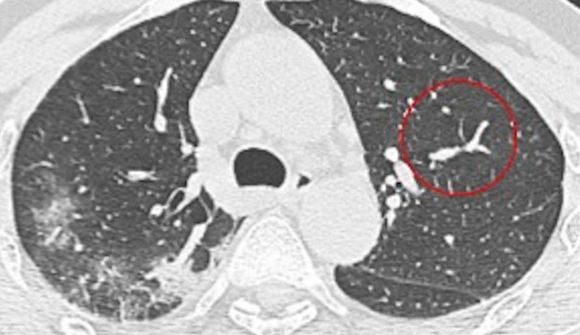
#> input picture Dataset/train/Covid/2019-novel-Coronavirus-severe-adult-respiratory-dist_2020_International-Jour-p3-89%0.png, 580 x 335 px, found by its file name; its folder holds only this picture in this run
$ jupyter execute --allow-errors CT_BOVW.ipynb   (shell and % lines are left out)
#> lines starting #> are read from the running program, lines starting #| are printed output that depends on the picture
<a href="https://colab.research.google.com/github/Ammzny/CT_COVID/blob/main/CT_BOVW.ipynb" target="_parent"></a>

[cell 1]
#!/usr/bin/env python

import cv2
import numpy as np
import os


# Get the training classes names and store them in a list
#Here we use folder names for class names

train_path = 'CT_COVID/Dataset/train'  # Folder Names are Parasitized and Uninfected
training_names = os.listdir(train_path)

# Get path to all images and save them in a list
# image_paths and the corresponding label in image_paths
image_paths = []
image_classes = []
class_id = 0

#To make it easy to list all file names in a directory let us define a function
#
def imglist(path):
    return [os.path.join(path, f) for f in os.listdir(path)]

#Fill the placeholder empty lists with image path, classes, and add class ID number
#

for training_name in training_names:
    dir = os.path.join(train_path, training_name)
    class_path = imglist(dir)
    image_paths+=class_path
    image_classes+=[class_id]*len(class_path)
    class_id+=1

# Create feature extraction and keypoint detector objects
    #SIFT is not available anymore in openCV
# Create List where all the descriptors will be stored
des_list = []

#BRISK is a good replacement to SIFT. ORB also works but didn;t work well for this example
brisk = cv2.BRISK_create(30)

for image_path in image_paths:
    im = cv2.imread(image_path)
#> im is the input picture: shape (335, 580, 3); mean B, G, R 161.5, 161.4, 162.4
    kpts, des = brisk.detectAndCompute(im, None)
#> kpts = 1398 keypoints; strongest (x, y, size): (448, 237, 29.3), (389, 84, 36), (484, 123, 26.4), (445, 109, 28.4)
    des_list.append((image_path, des))

# Stack all the descriptors vertically in a numpy array
descriptors = des_list[0][1]
for image_path, descriptor in des_list[1:]:
    descriptors = np.vstack((descriptors, descriptor))
#> this loop made 1 pass
#> image_path on pass 1: 'CT_COVID/Dataset/train/Noncovid/1%0.jpg'

#kmeans works only on float, so convert integers to float
descriptors_float = descriptors.astype(float)

# Perform k-means clustering and vector quantization
from scipy.cluster.vq import kmeans, vq

k = 200  #k means with 100 clusters gives lower accuracy for the aeroplane example
voc, variance = kmeans(descriptors_float, k, 1)
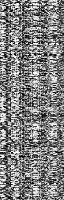
#> voc: shape (200, 64) float64; min 0, max 255, mean 128.3
#> variance = 528.1

# Calculate the histogram of features and represent them as vector
#vq Assigns codes from a code book to observations.
im_features = np.zeros((len(image_paths), k), "float32")
for i in range(len(image_paths)):
    words, distance = vq(des_list[i][1],voc)
    for w in words:
        im_features[i][w] += 1

# Perform Tf-Idf vectorization
nbr_occurences = np.sum( (im_features > 0) * 1, axis = 0)
#> nbr_occurences = 200 values, max 2 at index 1, min 1 at index 0, mean 1.42
idf = np.array(np.log((1.0*len(image_paths)+1) / (1.0*nbr_occurences + 1)), 'float32')
#> idf = 200 values, max 0.405 at index 0, min 0 at index 1, mean 0.237

# Scaling the words
#Standardize features by removing the mean and scaling to unit variance
#In a way normalization
#> (the rest of this cell did not finish here and is left out)
